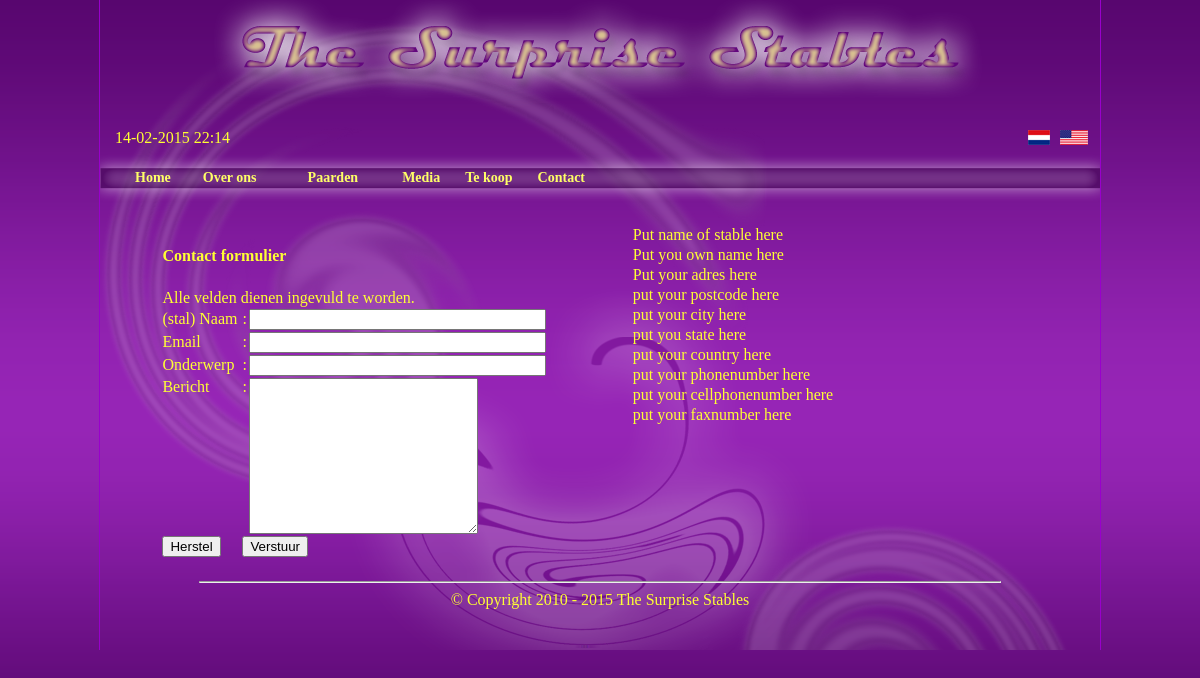
The page /contact.php?lang=nl on the database its author committed.
### tables this page shows
CREATE TABLE IF NOT EXISTS `general_contact` (
  `id` mediumint(10) NOT NULL AUTO_INCREMENT,
  `stable` varchar(250) NOT NULL,
  `name` varchar(250) NOT NULL,
  `adres` varchar(250) NOT NULL,
  `postcode` varchar(100) NOT NULL,
  `city` varchar(250) NOT NULL,
  `state` varchar(250) NOT NULL,
  `country` varchar(250) NOT NULL,
  `tel` varchar(100) NOT NULL,
  `cell` varchar(100) NOT NULL,
  `fax` varchar(100) NOT NULL,
  `email` varchar(250) NOT NULL,
  `web` varchar(250) NOT NULL,
  `contactdetails` mediumint(5) NOT NULL,
  `contactform` mediumint(5) NOT NULL,
  PRIMARY KEY (`id`)
);

### config/config.php (called while the page is built, shortened)
<?php
	$menu_set		=	"1";
?>

### lang/nl/main.php (called while the page is built, shortened)
<?php
$CONTACT		=	array(
						  "form"		=>	"Contact formulier",
						  "all fields"	=>	"Alle velden dienen ingevuld te worden.",
						  "stable"		=>	"(stal) Naam",
						  "email"		=>	"Email",
						  "subject"		=>	"Onderwerp",
						  "message"		=>	"Bericht",
						  "reset"		=>	"Herstel",
						  "submit"		=>	"Verstuur",
						  );
?>

### contact.php (the view, shortened to what this page needs)
<?php
if ($menu_set == 1)
		{
			include ('includes/menu.php');
		}
?>
<div class="overall_body">
   		<div id="body">
        	<div class="body_full">
<?php
$tablename	=	"general_contact";
			$sql ="SELECT * FROM ".$tablename." ";
    				$data = mysql_query($sql);
					if (mysql_num_rows($data)==0)
					echo "No records available";
					else
						{
						$info = mysql_fetch_array( $data );
								$stable			=	$info['stable'];
								$name			=	$info['name'];
								$adres			=	$info['adres'];
								$postcode		=	$info['postcode'];
								$city			=	$info['city'];
								$state			=	$info['state'];
								$country		=	$info['country'];
								$tel			=	$info['tel'];
								$cell			=	$info['cell'];
								$fax			=	$info['fax'];
								$contactdetails	=	$info['contactdetails'];
								$contactform	=	$info['contactform'];
						}
?>
<?php
if ($contactform == "1" && $contactdetails == "1")
	{
		echo "<div class='halve'>";
	}
if ($contactform=="1")
{
?>
<?php
	include ('includes/contact_script.php');
?>
<table>
	<tr>
    	<th colspan="3">
        	<h4>
            	<?php echo $CONTACT['form'] ; ?>
            </h4>
        </th>
    </tr>
	<tr>
    	<th colspan="3">
            <?php echo $CONTACT['all fields'] ; ?>
        </th>
    </tr>
	<tr>
    	<td>
        	<?php echo $CONTACT['stable'] ; ?>
        </td>
        <td>
        	:
        </td>
        <td>
        	<input name="name" type="text" size="34" />
        </td>
    </tr>
    <tr>
    	<td>
        	<?php echo $CONTACT['email'] ; ?>
        </td>
        <td>
        	:
        </td>
        <td>
        	<input name="email" type="text" size="34" />
        </td>
    </tr>
    <tr>
    	<td>
        	<?php echo $CONTACT['subject'] ; ?>
        </td>
        <td>
        	:
        </td>
        <td>
        	<input name="subject" type="text" size="34" />
        </td>
    </tr>
    <tr>
    	<td valign="top">
        	<?php echo $CONTACT['message'] ; ?>
        </td>
        <td valign="top">
        	:
        </td>
        <td>
        	<textarea name="message" cols="26" rows="10"></textarea>
        </td>
    </tr>
    <tr>
    	<td>
        	<input name="reset" type="reset" value="<?php echo $CONTACT['reset'] ; ?>" />
        </td>
        <th colspan="2">
        	<input name="submit" type="submit" value="<?php echo $CONTACT['submit'] ; ?>" />
        </th>
    </tr>
</table>
<?php
}
if ($contactform == "1" && $contactdetails == "1")
	{
		echo "</div>";
	}
if ($contactform == "1" && $contactdetails == "1")
	{
		echo "<div class='halve'>";
	}
if ($contactdetails=="1")
{
?>
<table>
	<tr>
    	<td>
        	<?php echo $stable ; ?>
        </td>
    </tr>
	<tr>
    	<td>
        	<?php echo $name ; ?>
        </td>
    </tr>
	<tr>
    	<td>
        	<?php echo $adres ; ?>
        </td>
    </tr>
	<tr>
    	<td>
        	<?php echo $postcode ; ?>
        </td>
    </tr>
	<tr>
    	<td>
        	<?php echo $city ; ?>
        </td>
    </tr>
	<tr>
    	<td>
        	<?php echo $state ; ?>
        </td>
    </tr>
	<tr>
    	<td>
        	<?php echo $country ; ?>
        </td>
    </tr>
	<tr>
    	<td>
        	<?php echo $tel ; ?>
        </td>
    </tr>
	<tr>
    	<td>
        	<?php echo $cell ; ?>
        </td>
    </tr>
	<tr>
    	<td>
        	<?php echo $fax ; ?>
        </td>
    </tr>
</table>
<?php
}
if ($contactform == "1" && $contactdetails == "1")
	{
		echo "</div>";
	}
?>
   </div>
   </div>
</div>

### style/common.css (style rules this page uses)
html, body { text-align : center; width : 100%; margin : 0px; padding : 0px; background-color: #290333; background-image: url(../images/body_bg.png); background-repeat: repeat; color : #ffff33; min-height : 100%; font-family : Comic Sans MF ; }
div.container { width : 1000px; min-height : 100%; height : auto; min-height : 650px; margin : 0px auto; padding : 0px; background-image: url(../images/container_bg.png); border-left : 1px solid #9900cc; border-right : 1px solid #9900cc; height : 100%; overflow : auto; *overflow : none; float : none; }
div.top { width : 100%; height : 125px; margin : 0 0 0 0; float : left; background-image: url(../images/header.png); background-repeat: no-repeat; }
div.footer { width : 100%; height : 40px; margin : 0 0 0 0; float : left; font-family : Comic Sans MF ; }
#language div.lang { width : 998px; height : 25px; margin : 0 0 0 0; line-height : 25px; float : left; }
#language div.selectflag { width : auto; height : 15px; float : right; margin-top : 5px; margin-right : 10px; border : none; cursor : pointer; }
#language img { border : none; }
#language div.time { width : auto; height : 25px; line-height : 25px; margin-left : 15px; float : left; }
#body div.body_full { width : 98%; height : auto; min-height : 300px; margin : 0 0 0 0; margin-left : 1%; float : left; text-align : justify; }
#body div.halve { width : 45%; height : auto; float : left; margin-left : 3%; }
#body table { width : 90%; margin-left : 5%; margin-right : 5%; margin-top : 15px; margin-bottom : 15px; border : none; border-collapse : collapse; }
#body th { font-weight : normal; }
hr.footer { width : 80%; color : #909; }

### rows shown on the page
general_contact: stable "Put name of stable here", name "Put you own name here", adres "Put your adres here", postcode "put your postcode here", city "put your city here", state "put you state here", country "put your country here", tel "put your phonenumber here", cell "put your cellphonenumber here", fax "put your faxnumber here"

### other values the page prints
$MM_home "Home"
$MM_about "Over ons"
$MM_horses "Paarden"
$MM_media "Media"
$MM_sale "Te koop"
$MM_contact "Contact"
$CONTACT['form'] "Contact formulier"
$CONTACT['all fields'] "Alle velden dienen ingevuld te worden."
$CONTACT['stable'] "(stal) Naam"
$CONTACT['email'] "Email"
$CONTACT['subject'] "Onderwerp"
$CONTACT['message'] "Bericht"
